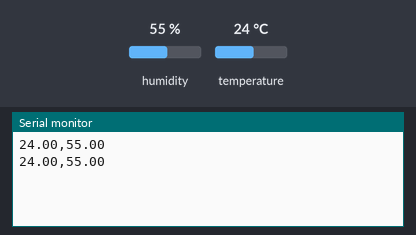
The sketch below on a simulated Arduino Uno, built with avr-gcc and run on an emulated ATmega328P. On the bench: the last lines printed to the serial monitor. The test bench sets the inputs (shaded band); at power-on: humidity 55 %, temperature 24 °C.

Above: at 5.8 s.
5.9 s: humidity set to 22 %
At 11.0 s:
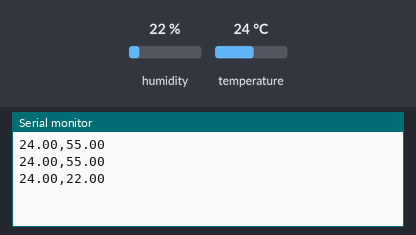
11.9 s: temperature set to 12 °C
At 15.7 s:
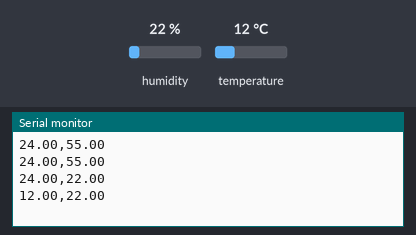
17.9 s: humidity set to 40 %
At 21.6 s:
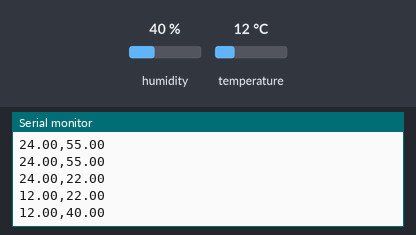
Timing chart, 0 to 23.1 s (numbered marks = the images above; inputs shaded):
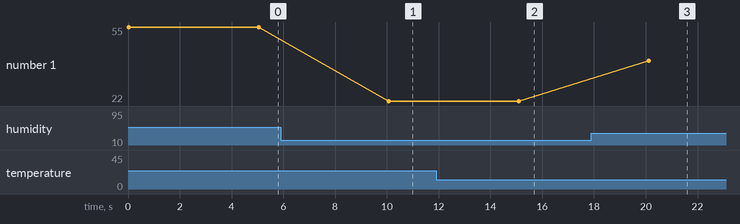

Measured:
- after the input at 5.9 s, the serial monitor: prints a new line after 4.2 s (image 1)
- after the input at 11.9 s, the serial monitor: prints a new line after 3.2 s (image 2)
- after the input at 17.9 s, the serial monitor: prints a new line after 2.2 s (image 3)
- plotted number 1: 55 → 22 after the input at 5.9 s, 22 → 40 after the input at 17.9 s

The sketch:

poitprogram.ino
```cpp
#include <dht.h>

dht DHT;

#define DHT11_PIN 7

void setup(){
  Serial.begin(9600);
}


void loop()
{
  int chk = DHT.read11(DHT11_PIN);
  Serial.print(DHT.temperature);
  Serial.print(",");
  Serial.print(DHT.humidity);
  Serial.print("\n");
  delay(5000);
}
```
